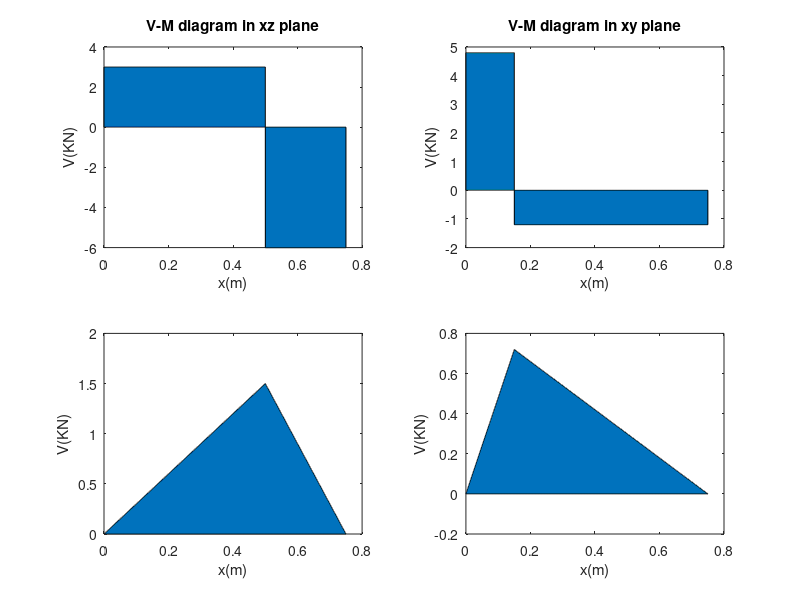

Source code (MATLAB): (Note: this script raises an error after producing the figure.)
clc
clear
x=linspace(0,750,10000)./1000;
vxz=3*(x>0)-9*(x>.5)+6*(x>.75);
vxy=4.8*(x>0)-6*(x>.15)+1.2*(x>.75);
mxz = cumtrapz(x,vxz);
mxy = cumtrapz(x,vxy);
subplot(221);
area(x,vxz);
title('V-M diagram in xz plane')
xlabel('x(m)')
ylabel('V(KN)')
subplot(223);
area(x,mxz);
xlabel('x(m)')
ylabel('V(KN)')

subplot(222);
area(x,vxy);
title('V-M diagram in xy plane')
xlabel('x(m)')
ylabel('V(KN)')
subplot(224);
area(x,mxy);
xlabel('x(m)')
ylabel('V(KN)')
%static analysis
syms d
assume(d>0);
nstatic = 2.2;
I = pi*d^4/64;
J = pi*d^4/32;
M = 1.53;%KNm
T =  .45;%KNm
Kt = 1; Kts = 1;

for mm = 1:2
    sigmaBEND = Kt*M*d/2/I;
    tauTOR  = Kts*T*d/2/J;
    sigmax = sigmaBEND;
    tauxy  = tauTOR;
    taumax = ((sigmax/2)^2+tauxy^2)^.5;
    sigma1 = sigmax/2 + taumax;
    sigma2 = sigmax/2 - taumax;
    %using stainless steel
    Sy  = 1000*1000;Sut = 1095*1000;%kPa
    Se = 318.75*1000;%kPa
    sigma1 = simplify(sigma1);
    sigma2 = simplify(sigma2);
    dvalue = double(vpa(solve(sigma1-sigma2 == Sy/nstatic, d)));%m
    %fillet radius
    r = 3.5e-3;
    D = dvalue+2*r;
    %since
%     r/dvalue
%     D/dvalue
    %thus
    Kt  = 1.6;
    Kts = 1.35;
end
dvalue
%%fatigue analysis
clearvars -except M T d Se Sut Sy Kt Kts
Ma = M;
Mm = 0;
Tm = T;
Ta = 0;
q = .9;
Kf = 1 + q*(Kt-1);
Kfs= 1;
nfatigue = 1.2;
A = (4*(Kf*Ma)^2+3*(Kfs*Ta)^2)^.5;
B = (4*(Kf*Mm)^2+3*(Kfs*Tm)^2)^.5;
DEGoodman      = 1/nfatigue == 16/(pi*d^3)*(A/Se + B/Sut);
DEGerber       = 1/nfatigue == 8*A/(pi*d^3*Se)*(1+(1+(2*B*Se/(A*Sut))^2)^.5);
DEASMEElliptic = 1/nfatigue == 16/(pi*d^3)*(A^2/Se^2+B^2/Sy^2)^.5;
dvalue = double(vpa(solve(DEASMEElliptic, d)));%m
dvalue